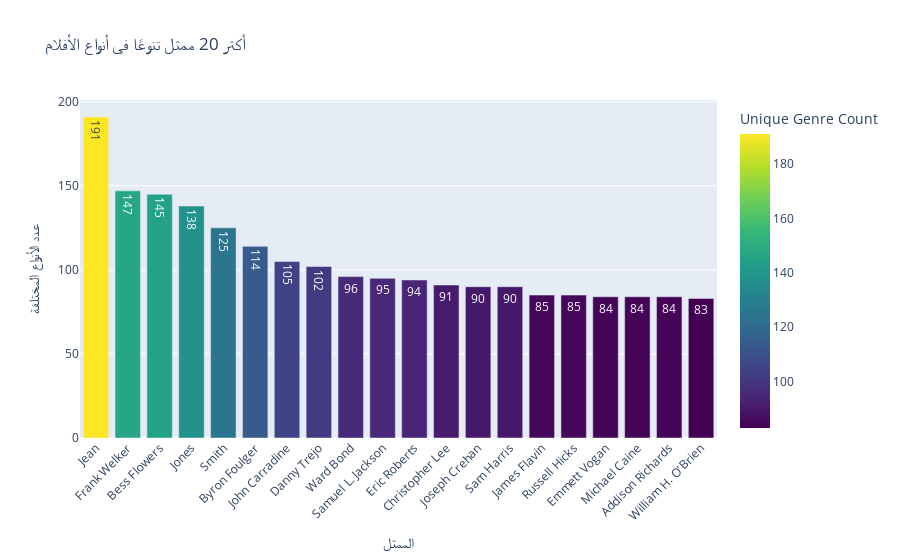

The notebook cell saved with this chart:
### Code cell
actor_genre_set = defaultdict(set)


for _, row in english_movies.dropna(subset=['credits', 'genres']).iterrows():
    actors = str(row['credits']).split('-')
    genres = str(row['genres'])
    for actor in actors:
        actor_genre_set[actor].add(genres)


actor_genre_counts = {actor: len(genres) for actor, genres in actor_genre_set.items()}

actor_genre_counts = pd.Series(actor_genre_counts).sort_values(ascending=False).head(20).reset_index()
actor_genre_counts.columns = ['Actor', 'Unique Genre Count']

fig = px.bar(actor_genre_counts, x='Actor', y='Unique Genre Count',
             title='أكثر 20 ممثل تنوعًا في أنواع الأفلام',
             text='Unique Genre Count', color='Unique Genre Count', color_continuous_scale='Viridis')
fig.update_layout(xaxis_title='الممثل', yaxis_title='عدد الأنواع المختلفة', xaxis_tickangle=-45)
fig.show()

### Figure 1 — Plotly figure (JSON) as saved in the notebook; plotly's stock layout.template omitted (floating-point values rounded to 4 significant figures)
{"data": [{"hovertemplate": "Actor=%{x}<br>Unique Genre Count=%{marker.color}<extra></extra>", "legendgroup": "", "marker": {"color": [191, 147, 145, 138, 125, 114, 105, 102, 96, 95, 94, 91, 90, 90, 85, 85, 84, 84, 84, 83], "coloraxis": "coloraxis", "pattern": {"shape": ""}}, "name": "", "orientation": "v", "showlegend": false, "text": [191.0, 147.0, 145.0, 138.0, 125.0, 114.0, 105.0, 102.0, 96.0, 95.0, 94.0, 91.0, 90.0, 90.0, 85.0, 85.0, 84.0, 84.0, 84.0, 83.0], "textposition": "auto", "type": "bar", "x": ["Jean", "Frank Welker", "Bess Flowers", "Jones", "Smith", "Byron Foulger", "John Carradine", "Danny Trejo", "Ward Bond", "Samuel L. Jackson", "Eric Roberts", "Christopher Lee", "Joseph Crehan", "Sam Harris", "James Flavin", "Russell Hicks", "Emmett Vogan", "Michael Caine", "Addison Richards", "William H. O'Brien"], "xaxis": "x", "y": [191, 147, 145, 138, 125, 114, 105, 102, 96, 95, 94, 91, 90, 90, 85, 85, 84, 84, 84, 83], "yaxis": "y"}], "layout": {"barmode": "relative", "coloraxis": {"colorbar": {"title": {"text": "Unique Genre Count"}}, "colorscale": [[0, "#440154"], [0.1111, "#482878"], [0.2222, "#3e4989"], [0.3333, "#31688e"], [0.4444, "#26828e"], [0.5556, "#1f9e89"], [0.6667, "#35b779"], [0.7778, "#6ece58"], [0.8889, "#b5de2b"], [1, "#fde725"]]}, "legend": {"tracegroupgap": 0}, "title": {"text": "أكثر 20 ممثل تنوعًا في أنواع الأفلام"}, "xaxis": {"anchor": "y", "domain": [0, 1], "tickangle": -45, "title": {"text": "الممثل"}}, "yaxis": {"anchor": "x", "domain": [0, 1], "title": {"text": "عدد الأنواع المختلفة"}}}}
